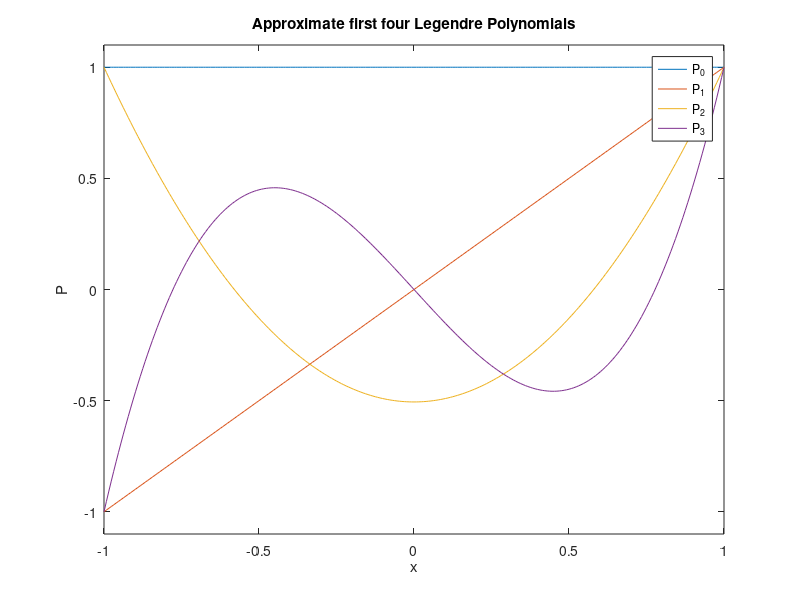
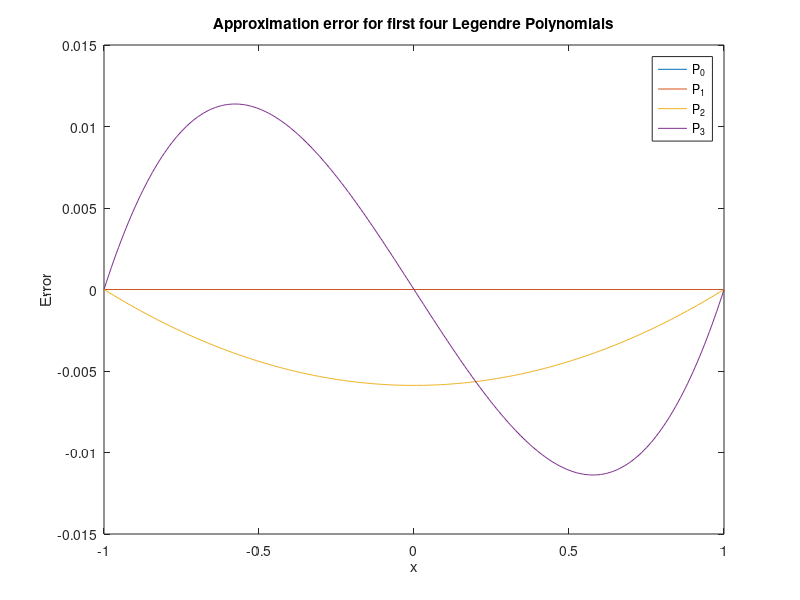
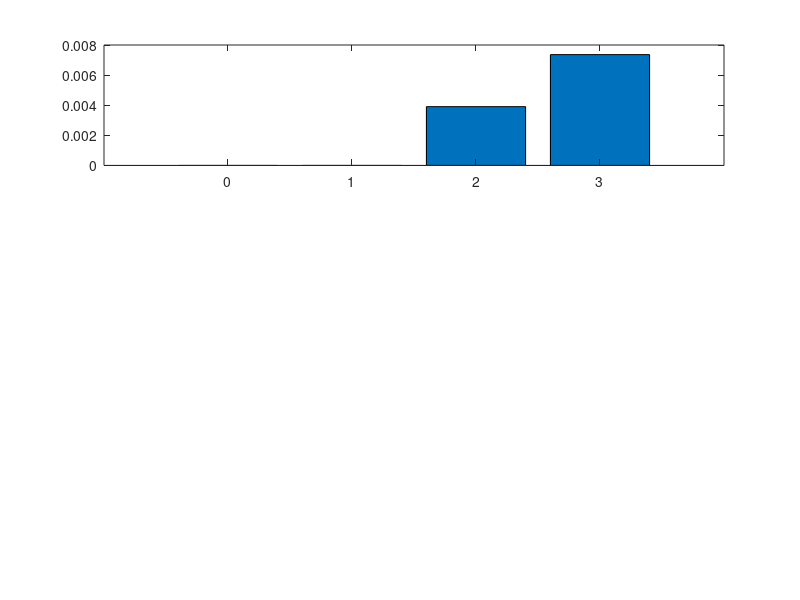

The MATLAB source for these figures, in order: (Note: this script raises an error after producing the figures.)
% Numerical Linear Algebra, L.N. Trefethen and D. Bau III
% Lecture 9, Problem 1
%% Lecture code
x = (-128: 128)'/128;  % Set x to a discretization of [- 1,1].
A = [x.^0, x.^1, x.^2, x.^3] ; % Construct Vandermonde matrix.
[Q, R] = qr(A, 0); % Find its reduced QR factorization
scale = Q(257,:);  % Select last row of Q.
Q = Q*diag( 1./scale) ;  %Rescale columns by these numbers.

%% Plotting for (a)
figure
plot(x, Q);
ylim([-1.1, 1.1])
legend('P_0', 'P_1', 'P_2', 'P_3')
xlabel('x')
ylabel('P')
title('Approximate first four Legendre Polynomials')

%% Obtaining and plotting the errors for (b)
P = [x.^0, x, 3/2*x.^2- 1/2, 5/2*x.^3- 3/2*x]; % Set up true values of polynomials
approximationErrors = Q-P;

figure
plot(x, approximationErrors);
legend('P_0', 'P_1', 'P_2', 'P_3')
xlabel('x')
ylabel('Error')
title('Approximation error for first four Legendre Polynomials')

%% Calculate and plot the norms 

error = zeros(3, 4);
error(1,:) = mean(abs(approximationErrors)); % 1-norm
error(2,:) = cellfun(@norm, num2cell(approximationErrors, 1)); %2-norm
error(3,:) = max(abs(approximationErrors)); %infinity-norm
power = [0, 1, 2, 3];
norms = {'1', '2', 'infinity'};

% Plot
figure 
    for i=1:3
       subplot(3, 1, i)
       bar(power,error(i,:));
       suptitle('Approximation error norms')
       title(strcat( norms(i), '-norm')) 
    end
    
    
 %% Track how approximation error changes with the grid becoming finer    
 
 kmin = 8;
 kmax = 25;
 approximationErrorsNorms = zeros(kmax-kmin, 4);
 figure
 hold on
for k=8:25 
    x = [-2^(k): 2^(k)]'/2^(k);  % Set x to a discretization of [- 1,1].
    A = [x.^0, x.^1, x.^2, x.^3] ; % Construct Vandermonde matrix.
    [Q, R] = qr(A, 0); % Find its reduced QR factorization
    scale = Q(2^(k+1)+1,:);  % Select last row of Q.
    Q = Q*diag( 1./scale) ;  %Rescale columns by these numbers.
    P = [x.^0, x, 3/2*x.^2- 1/2, 5/2*x.^3- 3/2*x]; % Set up true values of polynomials
    approximationErrors = Q-P;
    plot(x, approximationErrors);
    approximationErrorsNorms(k-kmin+1,:) = cellfun(@norm, num2cell(approximationErrors, 1)); %2-norm
end
xlabel('x')
ylabel('Error')
title('Approximation errors')

%% Plot 2-norm changing with grid size

figure
plot(kmin:kmax,  approximationErrorsNorms(:,3))
title('Approximation error 2-norm and grid spacing for P_2')
xlabel('Negative of power of 2 in creating the grid')
ylabel('2-norm')

